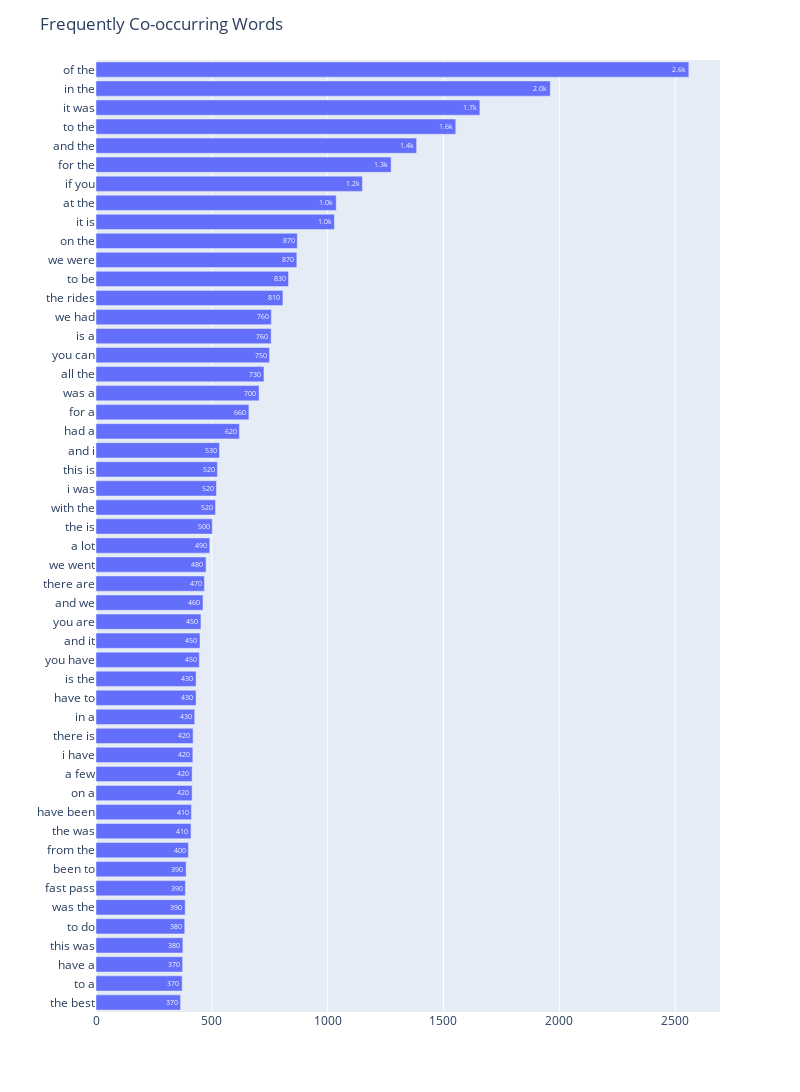

Source (notebook cell):
### Code cell
npt.bar_ngram(title='uni-gram', ngram=1, top_n=50, stopwords=stopwords)
bgram = NPT.bar_ngram(title='Frequently Co-occurring Words', ngram=2, top_n=50, stopwords=stopwords)
bgram.write_html("Resources/common_bigrams.html")
bgram

### Figure 1 — Plotly figure (JSON) as saved in the notebook; plotly's stock layout.template omitted (floating-point values rounded to 4 significant figures)
{"data": [{"alignmentgroup": "True", "hovertemplate": "word_count=%{text}<br>word=%{y}<extra></extra>", "legendgroup": "", "marker": {}, "name": "", "offsetgroup": "", "orientation": "h", "showlegend": false, "text": [365, 372, 374, 375, 383, 385, 386, 389, 399, 410, 412, 415, 415, 418, 419, 426, 432, 432, 446, 449, 453, 462, 468, 475, 491, 502, 516, 520, 524, 533, 619, 660, 704, 725, 749, 756, 757, 807, 831, 867, 869, 1029, 1037, 1150, 1274, 1384, 1553, 1657, 1961, 2559], "textposition": "auto", "texttemplate": "%{text:.2s}", "type": "bar", "x": [365, 372, 374, 375, 383, 385, 386, 389, 399, 410, 412, 415, 415, 418, 419, 426, 432, 432, 446, 449, 453, 462, 468, 475, 491, 502, 516, 520, 524, 533, 619, 660, 704, 725, 749, 756, 757, 807, 831, 867, 869, 1029, 1037, 1150, 1274, 1384, 1553, 1657, 1961, 2559], "xaxis": "x", "y": ["the best", "to a", "have a", "this was", "to do", "was the", "fast pass", "been to", "from the", "the was", "have been", "on a", "a few", "i have", "there is", "in a", "have to", "is the", "you have", "and it", "you are", "and we", "there are", "we went", "a lot", "the is", "with the", "i was", "this is", "and i", "had a", "for a", "was a", "all the", "you can", "is a", "we had", "the rides", "to be", "we were", "on the", "it is", "at the", "if you", "for the", "and the", "to the", "it was", "in the", "of the"], "yaxis": "y"}], "layout": {"barmode": "relative", "height": 1100, "legend": {"tracegroupgap": 0}, "margin": {"t": 60}, "title": {"text": "Frequently Co-occurring Words"}, "width": 800, "xaxis": {"anchor": "y", "domain": [0, 1], "title": {"text": ""}}, "yaxis": {"anchor": "x", "domain": [0, 1], "title": {"text": ""}}}}
